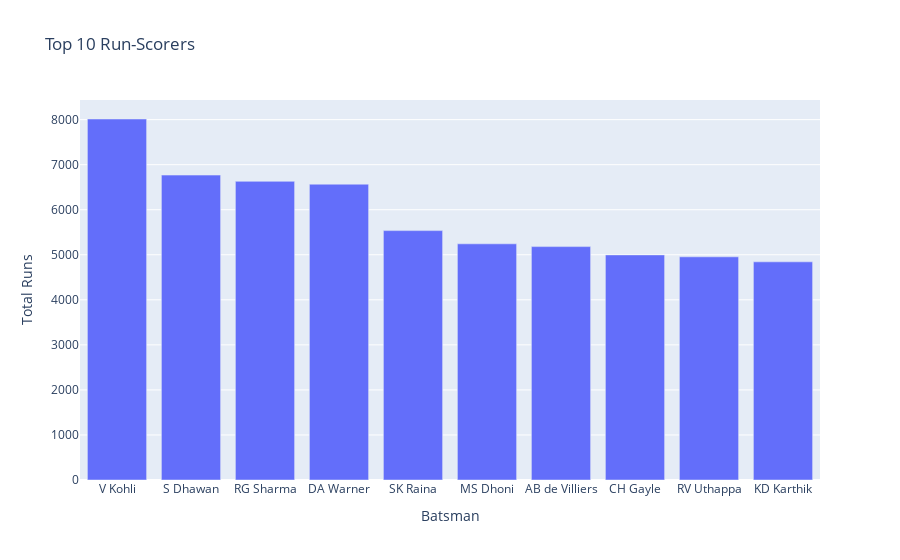

The notebook cell this image was saved under:
### Markdown cell above
#### Top Run-Scorers (Batsmen)

### Code cell
# Top 10 run-scorers
top_batsmen = df.groupby('batter')['batsman_runs'].sum().sort_values(ascending=False).head(10)

fig = px.bar(
    x=top_batsmen.index,
    y=top_batsmen.values,
    title='Top 10 Run-Scorers',
    labels={'x': 'Batsman', 'y': 'Total Runs'}
)
fig.update_layout(xaxis_title='Batsman', yaxis_title='Total Runs')
fig.show()

### Figure 1 — Plotly figure (JSON) as saved in the notebook; plotly's stock layout.template omitted (floating-point values rounded to 4 significant figures)
{"data": [{"hovertemplate": "Batsman=%{x}<br>Total Runs=%{y}<extra></extra>", "legendgroup": "", "marker": {"color": "#636efa", "pattern": {"shape": ""}}, "name": "", "orientation": "v", "showlegend": false, "textposition": "auto", "type": "bar", "x": ["V Kohli", "S Dhawan", "RG Sharma", "DA Warner", "SK Raina", "MS Dhoni", "AB de Villiers", "CH Gayle", "RV Uthappa", "KD Karthik"], "xaxis": "x", "y": [8014, 6769, 6630, 6567, 5536, 5243, 5181, 4997, 4954, 4843], "yaxis": "y"}], "layout": {"barmode": "relative", "legend": {"tracegroupgap": 0}, "title": {"text": "Top 10 Run-Scorers"}, "xaxis": {"anchor": "y", "domain": [0, 1], "title": {"text": "Batsman"}}, "yaxis": {"anchor": "x", "domain": [0, 1], "title": {"text": "Total Runs"}}}}
